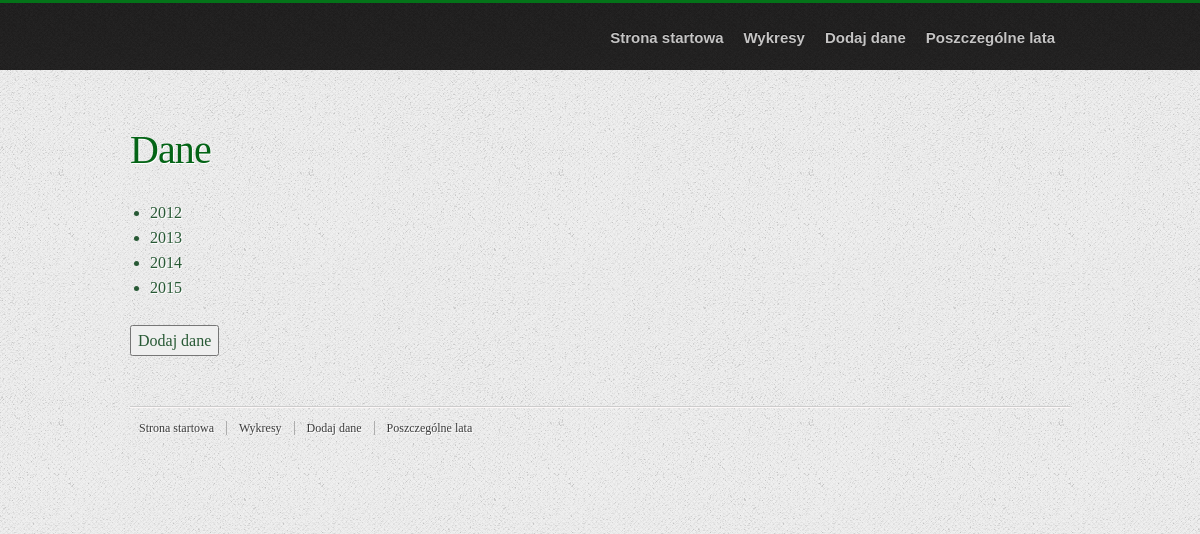
The page /polls/ on the database as committed earlier.
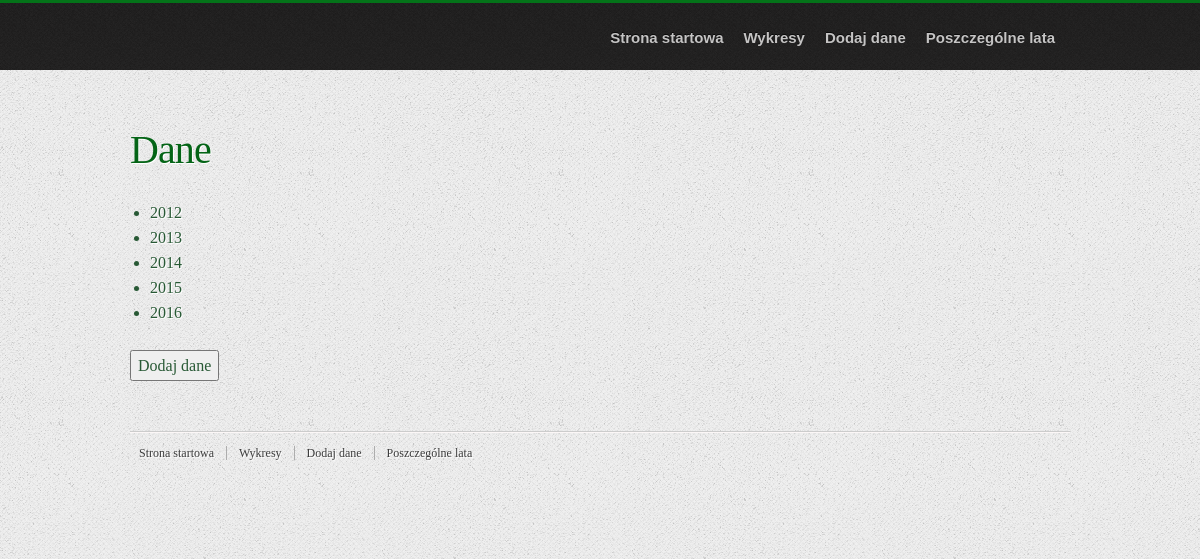
The same page on the database as committed later.
### polls/models.py (models this page shows, shortened)
class Dane(models.Model):
    rok = models.CharField(max_length=20)
    przychody = models.CharField(max_length=20)
    zysk_brutto = models.CharField(max_length=20)
    dzialalnosc_operacyjna = models.CharField(max_length=20)
    dzialalnosc_finansowa = models.CharField(max_length=20)
    zysk_netto = models.CharField(max_length=20)

### polls/views.py (the view)
# urls.py: path('', list_datas, name='list_datas'),
def list_datas(request):
    datas = Dane.objects.all()
    return render(request, 'datas.html', {'datas': datas})

### templates/datas.html (shortened to what this page needs)
{% load staticfiles %}
<!DOCTYPE html>
<html lang="en">
<head>
    {% include 'base/css.html' %}
    <link rel="stylesheet" type="text/css" href="{% static 'style.css' %}">
</head>
<body>
<div id="header-wrap">
    <header>
        <nav>
            <ul>
                <li><a href="{% url 'home' %}">Strona startowa</a></li>
                <li><a href="{% url 'home' %}#services">Wykresy</a></li>
                <li><a href="{% url 'dodanie_danych' %}">Dodaj dane</a></li>
                <li><a href="{% url 'years' %}">Poszczególne lata</a></li>
            </ul>
        </nav>
    </header>
</div>
<div class="content-wrap">
    <section id="services">
        <h1>Dane</h1>
        <ul>
            {% for data in datas %}
                <a href="{% url 'update_datas' data.id %}">
                    <li> {{ data.rok }} </li>
                </a>
            {% endfor %}
        </ul>
        <button>
            <a href="{% url 'create_datas' %}">Dodaj dane</a>
        </button>
    </section>
</div>
<footer>
    <div class="footer-content">
        <ul class="footer-menu">
            <li><a href="{% url 'home' %}">Strona startowa</a></li>
            <li><a href="{% url 'home' %}#services">Wykresy</a></li>
            <li><a href="{% url 'dodanie_danych' %}">Dodaj dane</a></li>
            <li><a href="{% url 'years' %}">Poszczególne lata</a></li>
        </ul>
    </div>
</footer>
</body>
</html>

Rows that differ between the two databases and show on the page:
added Dane: rok "2016"
